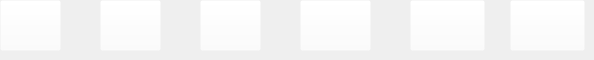
    <widget class="QWidget" name="EditMesh">
     <attribute name="title">
      <string>Edit Mesh</string>
     </attribute>
     <widget class="QPushButton" name="pushButton_6">
      <property name="geometry">
       <rect>
        <x>0</x>
        <y>0</y>
        <width>61</width>
        <height>51</height>
       </rect>
      </property>
      <property name="styleSheet">
       <string notr="true">QPushButton{
image: url(:/StarterCode/delete_unclicked.png);
background-color: rgba(255, 255, 255, 0);

}
QPushButton:pressed{
image: url(:/StarterCode/delete_clicked.png);
background-color: rgba(255, 255, 255, 0);
}


</string>
      </property>
      <property name="text">
       <string/>
      </property>
     </widget>
     <widget class="QPushButton" name="pushButton_5">
      <property name="geometry">
       <rect>
        <x>100</x>
        <y>0</y>
        <width>61</width>
        <height>51</height>
       </rect>
      </property>
      <property name="styleSheet">
       <string notr="true">QPushButton{
image: url(:/StarterCode/split_unclicked.png);
background-color: rgba(255, 255, 255, 0);
}
QPushButton:pressed{
image: url(:/StarterCode/split_clicked.png);
background-color: rgba(255, 255, 255, 0);
}


</string>
      </property>
      <property name="text">
       <string/>
      </property>
     </widget>
     <widget class="QPushButton" name="pushButton_4">
      <property name="geometry">
       <rect>
        <x>200</x>
        <y>0</y>
        <width>61</width>
        <height>51</height>
       </rect>
      </property>
      <property name="styleSheet">
       <string notr="true">QPushButton{
image: url(:/StarterCode/edge_unclicked.png);
background-color: rgba(255, 255, 255, 0);

}
QPushButton:pressed{
background-image: url(:/StarterCode/edge_clicked.png);
background-color: rgba(255, 255, 255, 0);
}



</string>
      </property>
      <property name="text">
       <string/>
      </property>
     </widget>
     <widget class="QPushButton" name="pushButton_3">
      <property name="geometry">
       <rect>
        <x>300</x>
        <y>0</y>
        <width>71</width>
        <height>51</height>
       </rect>
      </property>
      <property name="styleSheet">
       <string notr="true">QPushButton{
image: url(:/StarterCode/vertex_unclicked.png);
background-color: rgba(255, 255, 255, 0);

}
QPushButton:pressed{
image: url(:/StarterCode/vertex_clicked.png);
background-color: rgba(255, 255, 255, 0);
}



</string>
      </property>
      <property name="text">
       <string/>
      </property>
     </widget>
     <widget class="QPushButton" name="pushButton_9">
      <property name="geometry">
       <rect>
        <x>410</x>
        <y>0</y>
        <width>75</width>
        <height>51</height>
       </rect>
      </property>
      <property name="styleSheet">
       <string notr="true">QPushButton{
image: url(:/StarterCode/subdivide_unclicked.png);
background-color: rgba(255, 255, 255, 0);

}
QPushButton:pressed{
background-image: url(:/StarterCode/subdivide_clicked.png);
background-color: rgba(255, 255, 255, 0);
}

</string>
      </property>
      <property name="text">
       <string/>
      </property>
     </widget>
     <widget class="QPushButton" name="pushButton_10">
      <property name="geometry">
       <rect>
        <x>510</x>
        <y>0</y>
        <width>75</width>
        <height>51</height>
       </rect>
      </property>
      <property name="styleSheet">
       <string notr="true">QPushButton{
image: url(:/StarterCode/extrude_unclicked.png);
background-color: rgba(255, 255, 255, 0);

}
QPushButton:pressed{
background-image: url(:/StarterCode/extrude_clicked.png);
background-color: rgba(255, 255, 255, 0);
}

</string>
      </property>
      <property name="text">
       <string/>
      </property>
     </widget>
    </widget>
